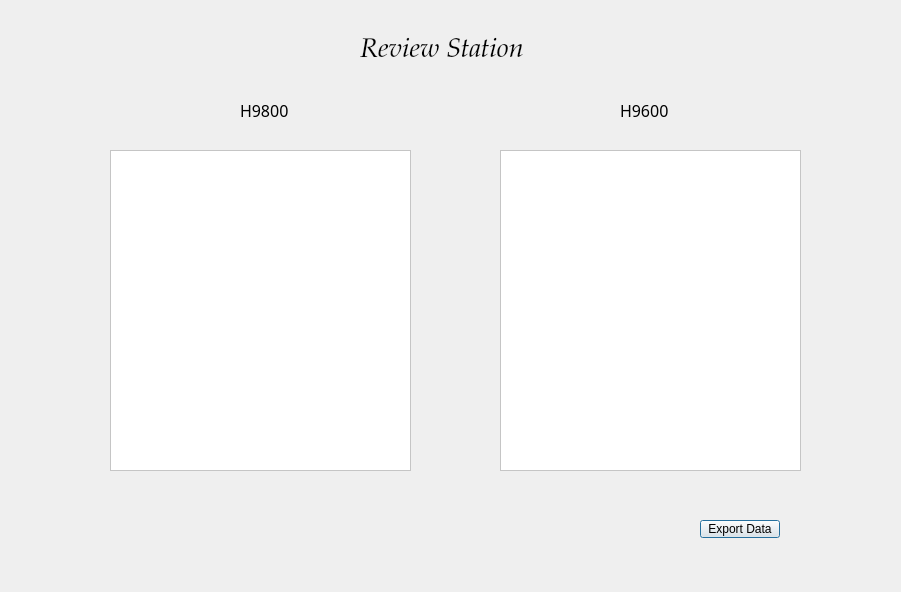
<?xml version="1.0" encoding="UTF-8"?>
<ui version="4.0">
 <class>ReviewStation</class>
 <widget class="QDialog" name="ReviewStation">
  <property name="geometry">
   <rect>
    <x>0</x>
    <y>0</y>
    <width>901</width>
    <height>592</height>
   </rect>
  </property>
  <property name="minimumSize">
   <size>
    <width>901</width>
    <height>592</height>
   </size>
  </property>
  <property name="maximumSize">
   <size>
    <width>901</width>
    <height>592</height>
   </size>
  </property>
  <property name="windowTitle">
   <string>Dialog</string>
  </property>
  <widget class="QLabel" name="labelReviewTitle">
   <property name="geometry">
    <rect>
     <x>360</x>
     <y>20</y>
     <width>191</width>
     <height>61</height>
    </rect>
   </property>
   <property name="font">
    <font>
     <family>Palatino Linotype</family>
     <pointsize>20</pointsize>
     <italic>true</italic>
    </font>
   </property>
   <property name="text">
    <string>Review Station </string>
   </property>
  </widget>
  <widget class="QLabel" name="titleReview">
   <property name="geometry">
    <rect>
     <x>240</x>
     <y>90</y>
     <width>251</width>
     <height>41</height>
    </rect>
   </property>
   <property name="font">
    <font>
     <family>Segoe Script</family>
     <pointsize>12</pointsize>
    </font>
   </property>
   <property name="text">
    <string>H9800 </string>
   </property>
  </widget>
  <widget class="QListWidget" name="reviewlist">
   <property name="geometry">
    <rect>
     <x>110</x>
     <y>150</y>
     <width>301</width>
     <height>321</height>
    </rect>
   </property>
   <property name="styleSheet">
    <string notr="true">background-color: rgb(255, 255, 255);</string>
   </property>
  </widget>
  <widget class="QListWidget" name="reviewList96">
   <property name="geometry">
    <rect>
     <x>500</x>
     <y>150</y>
     <width>301</width>
     <height>321</height>
    </rect>
   </property>
   <property name="styleSheet">
    <string notr="true">background-color: rgb(255, 255, 255);</string>
   </property>
  </widget>
  <widget class="QLabel" name="titleReview_2">
   <property name="geometry">
    <rect>
     <x>620</x>
     <y>90</y>
     <width>251</width>
     <height>41</height>
    </rect>
   </property>
   <property name="font">
    <font>
     <family>Segoe Script</family>
     <pointsize>12</pointsize>
    </font>
   </property>
   <property name="text">
    <string>H9600 </string>
   </property>
  </widget>
  <widget class="QPushButton" name="ExportDataBtn">
   <property name="geometry">
    <rect>
     <x>700</x>
     <y>520</y>
     <width>80</width>
     <height>18</height>
    </rect>
   </property>
   <property name="text">
    <string>Export Data</string>
   </property>
  </widget>
 </widget>
 <resources/>
 <connections/>
</ui>
